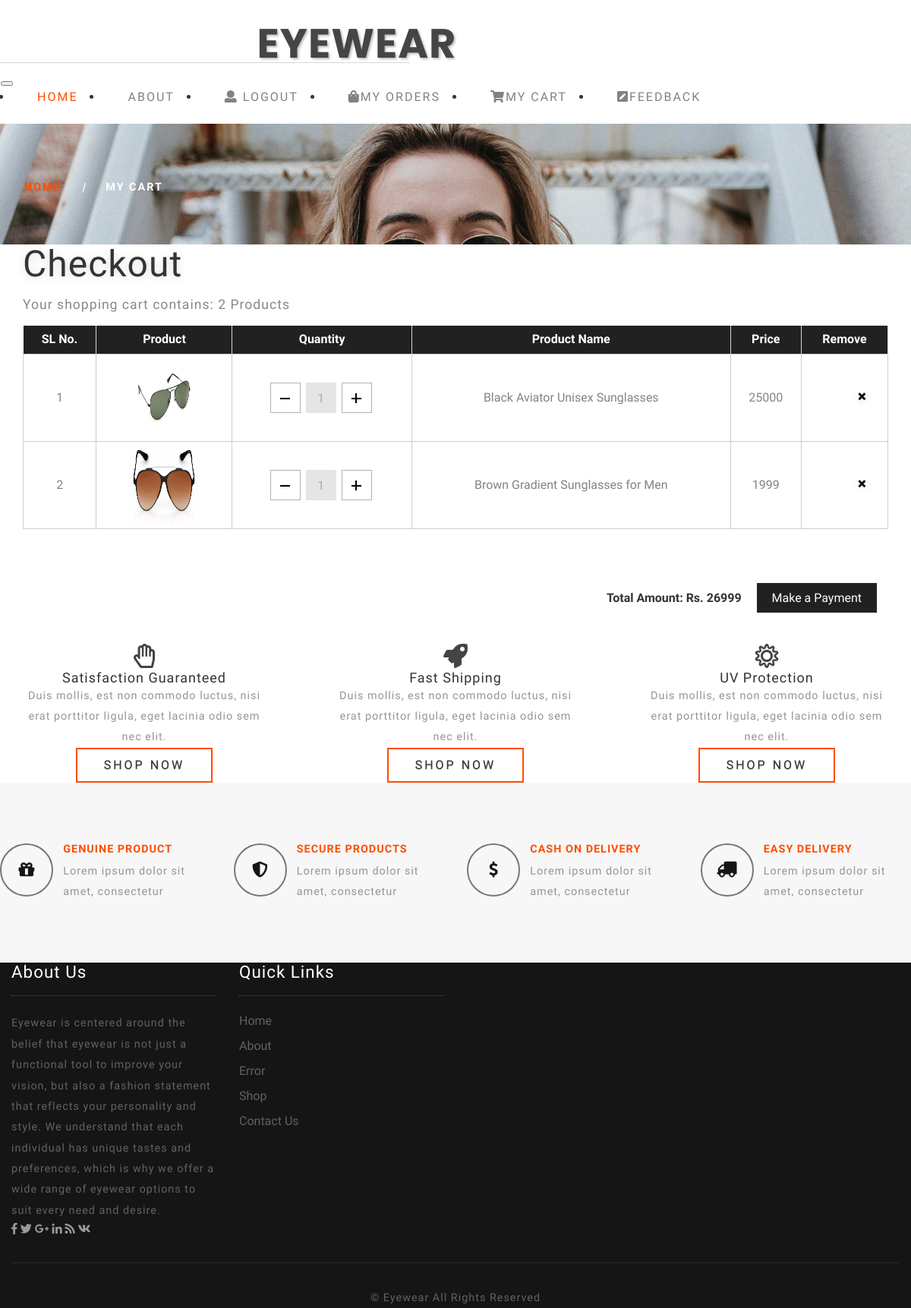
The app's page /cart.php (signed in) with its own data.
### tables this page shows
CREATE TABLE `cart_table` (
  `cart_id` int(11) NOT NULL,
  `l_id` int(11) DEFAULT NULL,
  `product_id` int(11) DEFAULT NULL,
  `shop_l_id` int(11) DEFAULT NULL,
  `quantity` int(10) DEFAULT NULL,
  `order_id` int(11) DEFAULT NULL,
  `status` int(5) DEFAULT NULL COMMENT '0 - in cart not ordered, 1 - order done, 2 - order cancel by shop'
);

CREATE TABLE `product_detail` (
  `product_id` int(11) NOT NULL,
  `cat_id` int(11) DEFAULT NULL,
  `l_id` int(11) DEFAULT NULL,
  `product_name` varchar(200) DEFAULT NULL,
  `product_image` varchar(100) DEFAULT NULL,
  `product_description` varchar(500) DEFAULT NULL,
  `product_price` int(10) DEFAULT NULL,
  `quantity` int(10) DEFAULT NULL,
  `status` int(5) DEFAULT NULL
);

### cart.php (the view, shortened to what this page needs)
<?php
include "header.php";
?>
<div class="banner_inner">
			<div class="services-breadcrumb">
				<div class="inner_breadcrumb">
					<ul class="short">
						<li>
							<a href="index.php">Home</a>
							<i>|</i>
						</li>
						<li>My cart</li>
					</ul>
				</div>
			</div>
		</div>
<section class="banner-bottom-wthreelayouts py-lg-5 py-3">
		<div class="container">
			<div class="inner-sec-shop px-lg-4 px-3">
				<h3 class="tittle-w3layouts my-lg-4 mt-3">Checkout </h3>
				<div class="checkout-right">
					<?php
					$ulid = $_SESSION['ulogid'];
					$q1 = "SELECT * FROM cart_table WHERE l_id='$ulid' AND status=0 AND order_id is NULL";
		  			$res = mysqli_query($con, $q1);
		  			$cnt = mysqli_num_rows($res);
		  			if($cnt>0){
		  		?>
				<h4>Your shopping cart contains:
					<span><?php echo $cnt; ?> Products</span>
				</h4>
					<table class="timetable_sub">
						<thead>
							<tr>
								<th>SL No.</th>
								<th>Product</th>
								<th>Quantity</th>
								<th>Product Name</th>
								<th>Price</th>
								<th>Remove</th>
							</tr>
						</thead>
						<tbody>
						<?php
						$count = 0;
		  				$total_amount = 0;
		  				while($row1 = mysqli_fetch_array($res)){
		  					$proid = $row1['product_id'];
			  				$cartid = $row1['cart_id'];
			  				$cartquan = $row1['quantity'];
			  				$q2 = "SELECT * FROM product_detail WHERE product_id='$proid'";
			  				$res2 = mysqli_query($con, $q2);
			  				$row2 = mysqli_fetch_array($res2);
							$proname = $row2['product_name'];
							$proimg = $row2['product_image'];
							$proprice = $row2['product_price'];
							$proquan = $row2['quantity'];
							$amount = $cartquan * $proprice;
							$total_amount+=$amount;
						?>
							<tr class="rem1">
								<form action="placeorder.php" method="post">
								<td class="invert"><?php echo ++$count; ?></td>
								<td class="invert-image">
									<a href="single.php?pid=<?php echo $proid;?>">
										<img style="width: 100px;height: 100px;" src="products/<?php echo $proimg; ?>" alt=" " class="img-responsive">
									</a>
								</td>
								<td class="invert">
									<div class="quantity">
										<div class="quantity-select">
											<?php
												if($cartquan>1){
														echo "<a class='entry value-minus'
														href='?cartid=$cartid&proid=$proid&type=decrease'>&nbsp;
														</a>";
												}else{
														echo '<a class="entry value-minus" disabled>&nbsp;</a>';
												}
											?>
											<div class="entry value"><span class="span-1"><?php echo $cartquan;?></span></div>
										<?php
											if($proquan>0){
												echo "<a class='entry value-plus' href='?cartid=$cartid&proid=$proid&type=increase'>&nbsp;
												</a>";
											}else{
										?>
										<a class="entry value-plus"
											onclick="return confirm('You cannot add more quantity!!!');">&nbsp;
										</a>
										<?php
											}
										?>
										</div>
									</div>
								</td>
								<td class="invert"><?php echo $proname; ?></td>
								<td class="invert"><?php echo $amount; ?></td>
								<td class="invert">
									<div class="rem">
										<a href="remove.php?proid=<?php echo $proid;?>&cartid=<?php echo $cartid;?>&cqnt=<?php echo $cartquan;?>"><div class="close1"></div></a>
									</div>
								</td>
							</tr>
						<?php }
						?>
						</tbody>
					</table>
				</div>
				<div class="checkout-left row">
					<div class="col-md-8 address_form">
						<div class="checkout-right-basket">
							<label>Total Amount: Rs. <?php echo $total_amount;?> </label>&nbsp;&nbsp;&nbsp;&nbsp;
							<a href="placeorder.php">Make a Payment </a>
						</div>
					</div>
					<div class="clearfix"> </div>
				</div>
<?php
					}
					else{
						echo '<div class="alert alert-danger" role="alert" id="my-cart-empty-message">Your cart is empty</div>';
					}
				?>
			</div>
		</div>
	</section>
<?php include 'footer.php'; ?>

### css/shop.css (style rules this page uses)
body { font-family: 'Inconsolata', monospace; }

### css/style.css (style rules this page uses)
html, body { margin: 0; font-size: 100%; background: #fff; font-family: 'Inconsolata', monospace; }
body a { text-decoration: none; transition: 0.5s all; -webkit-transition: 0.5s all; -moz-transition: 0.5s all; -o-transition: 0.5s all; -ms-transition: 0.5s all; font-family: 'Inconsolata', monospace; }
h1, h2, h3, h4, h5, h6 { margin: 0; font-family: 'Inconsolata', monospace; letter-spacing: 1px; }
ul { margin: 0; padding: 0; }
label { margin: 0; }
h3.tittle-w3layouts { color: #353434; font-size: 3em; text-align: left; letter-spacing: 1px; font-weight: 400; text-shadow: 0 2px 12px rgba(0, 0, 0, 0.14); }
.banner_inner { background: url(../images/banner-mid.jpg)no-repeat 0px -73px; background-size: cover; -webkit-background-size: cover; -o-background-size: cover; -ms-background-size: cover; moz-background-size: cover; min-height: 180px; }
ul.short { text-align: left; padding: 5em 0em 0 2em; }
ul.short li { display: inline-block; text-transform: uppercase; color: #fff; font-size: 0.9em; font-weight: 600; letter-spacing: 2px; }
.services-breadcrumb ul li i { padding: 0 1.5em; }
ul.short li a { color: #ff4e00; }
@media (max-width:1280px) { .banner_inner { background: url(../images/banner4.jpg)no-repeat 0px -55px; background-size: cover; -webkit-background-size: cover; -o-background-size: cover; -ms-background-size: cover; moz-background-size: cover; min-height: 159px; } }
@media (max-width:1280px) { ul.short { text-align: left; padding: 4.5em 0em 0 2em; } }

### css/contact.css (style rules this page uses)
body a { text-decoration: none; transition: 0.5s all; -webkit-transition: 0.5s all; -moz-transition: 0.5s all; -o-transition: 0.5s all; -ms-transition: 0.5s all; }

### css/easy-responsive-tabs.css (style rules this page uses)
body { margin: 0px; padding: 0px; }

### css/checkout.css (style rules this page uses)
body a { transition: 0.5s all; -webkit-transition: 0.5s all; -o-transition: 0.5s all; -moz-transition: 0.5s all; -ms-transition: 0.5s all; }
table.timetable_sub { width: 100%; margin: 0 auto; }
.timetable_sub thead { background: #004284; }
.timetable_sub th { background: #212121; color: #fff !important; text-transform: capitalize; font-size: 13px; border-right: 1px solid #ded2d2; }
.timetable_sub th, .timetable_sub td { text-align: center; padding: 7px; font-size: 16px; color: #868282; }
.timetable_sub td { border: 1px solid #CDCDCD; }
td.invert-image a img { width: 30%; margin: 0 auto; }
.rem { position: relative; }
.close1, .close2, .close3 { background: url('../images/close_1.jpg') no-repeat 0px 0px; cursor: pointer; width: 41px; height: 39px; position: absolute; right: 6px; top: -23px; -webkit-transition: color 0.2s ease-in-out; -moz-transition: color 0.2s ease-in-out; -o-transition: color 0.2s ease-in-out; transition: color 0.2s ease-in-out; }
.value-minus, .value-plus { height: 40px; line-height: 24px; width: 40px; margin-right: 3px; display: inline-block; cursor: pointer; position: relative; font-size: 18px; color: #fff; text-align: center; -webkit-user-select: none; -moz-user-select: none; border: 1px solid #b2b2b2; vertical-align: bottom; }
.quantity-select .entry.value-minus:before, .quantity-select .entry.value-plus:before { content: ""; width: 13px; height: 2px; background: #000; left: 50%; margin-left: -7px; top: 50%; margin-top: -0.5px; position: absolute; }
.quantity-select .entry.value-plus:after { content: ""; height: 13px; width: 2px; background: #000; left: 50%; margin-left: -1.4px; top: 50%; margin-top: -6.2px; position: absolute; }
.value { cursor: default; width: 40px; height: 40px; padding: 8px 0px; color: #A9A9A9; line-height: 24px; border: 1px solid #E5E5E5; background-color: #E5E5E5; text-align: center; display: inline-block; margin-right: 3px; }
.quantity-select .entry.value-minus { margin-left: 0; }
.checkout-right h4, .address_form h4 { font-size: 1.1em; margin: 1em 0; letter-spacing: 1px; color: #888; }
.checkout-left { margin: 2em 0 0; }
.checkout-right-basket { float: right; margin: 3em 0em; }
.checkout-right-basket a { padding: 10px 20px; color: #fff; font-size: 1em; background: #212121; text-decoration: none; }
.address_form { float: right; }

### records on screen
cart_table: product.product_image (picture), quantity "1", product.product_name "Black Aviator Unisex Sunglasses", quantity.product_price "25000"
cart_table: product.product_image (picture), quantity "1", product.product_name "Brown Gradient Sunglasses for Men", quantity.product_price "1999"

### other values on screen
$cnt "2"
$total_amount "26999"
